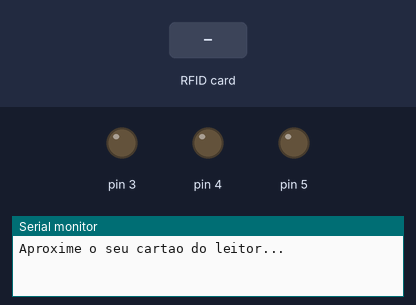
This sketch was run on a simulated Arduino Uno, built with avr-gcc and run on an emulated ATmega328P. Shown: output pins drawn as LEDs (lit = HIGH), the last lines printed to the serial monitor. The inputs (shaded band) are chosen by the test bench. Pins used as bus, display or sensor lines are not drawn.

Above: at 1.2 s.
1.3 s: RFID card 5E 7A 19 C4 held to the reader
At 1.7 s:
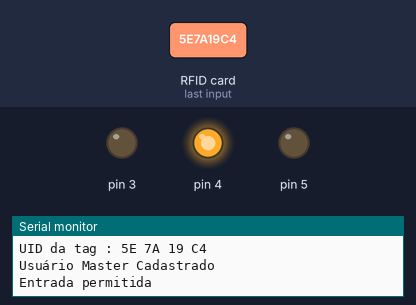
4.3 s: RFID card 5E 7A 19 C4 held to the reader
At 6.38 s:
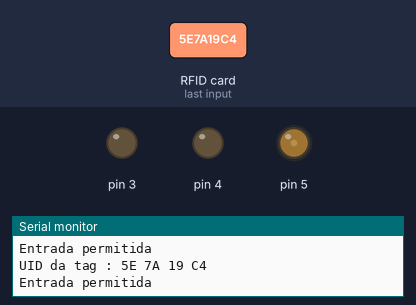
Timing chart, 0 to 7.9 s (numbered marks = the images above; inputs shaded):
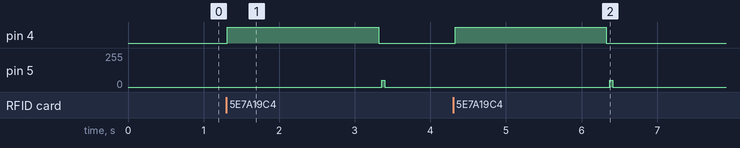

The sketch:

RFID1.ino
```cpp
#include <SPI.h>
#include <MFRC522.h>

#define SS_PIN 10
#define RST_PIN 9
MFRC522 mfrc522(SS_PIN, RST_PIN);

int maximo = 1;
//char uids[2][11];
String s[2];
int count = 0;
int j = 0;

void setup()
{

  pinMode(3, OUTPUT);
  pinMode(4, OUTPUT);
  pinMode(5, OUTPUT);
  Serial.begin(9600); // Inicia a serial
  SPI.begin(); // Inicia  SPI bus
  mfrc522.PCD_Init(); // Inicia MFRC522
  Serial.println("Aproxime o seu cartao do leitor...");
  Serial.println();

}

void loop(){

  if ( ! mfrc522.PICC_IsNewCardPresent()){
    return;
  }

  if ( ! mfrc522.PICC_ReadCardSerial()){
    return;
  }

  Serial.print("UID da tag :");
  String conteudo= "";
  byte letra;

  for (byte i = 0; i < mfrc522.uid.size; i++){
     conteudo.concat(String(mfrc522.uid.uidByte[i] < 0x10 ? " 0" : " "));
     conteudo.concat(String(mfrc522.uid.uidByte[i], HEX));
  }

  conteudo.toUpperCase();
  Serial.println(conteudo);

  if(count == 0){
    count++;
    s[0] = conteudo;
    Serial.println("Usuário Master Cadastrado");
  }

  for(int i = 0; i < count; i++){

    if(s[i].equals(conteudo)){
      Serial.println("Entrada permitida");
      j=1;
      break;
    }

    if(i == count-1 && count < maximo){
      s[i] = conteudo;
      Serial.println("Cadastrado");
      count++;
      break;
    }
    else if(i == count-1 && count == maximo){
      Serial.println("Entrada não permitida");
      break;
    }
  }

  if(j == 1){
    digitalWrite(4, HIGH);
    delay(2000);
    digitalWrite(4, LOW);

    for(int i = 0; i < 10; i++){
      digitalWrite(5, HIGH);
      delay(1);
      digitalWrite(5, LOW);
    }
  }
  else{
    digitalWrite(3, HIGH);
    delay(2000);
    digitalWrite(3, LOW);
  }

  j=0;
  delay(1000);

}
```

Measured:
- after the input at 1.3 s, pin 4: LOW → HIGH at once, → LOW 2.0 s later; pin 5: 0/255 → 51/255 after 2.1 s, → 0/255 0.04 s later
- after the input at 4.3 s, pin 4: LOW → HIGH at once, → LOW 2.0 s later; pin 5: 0/255 → 51/255 after 2.1 s, → 0/255 0.04 s later
